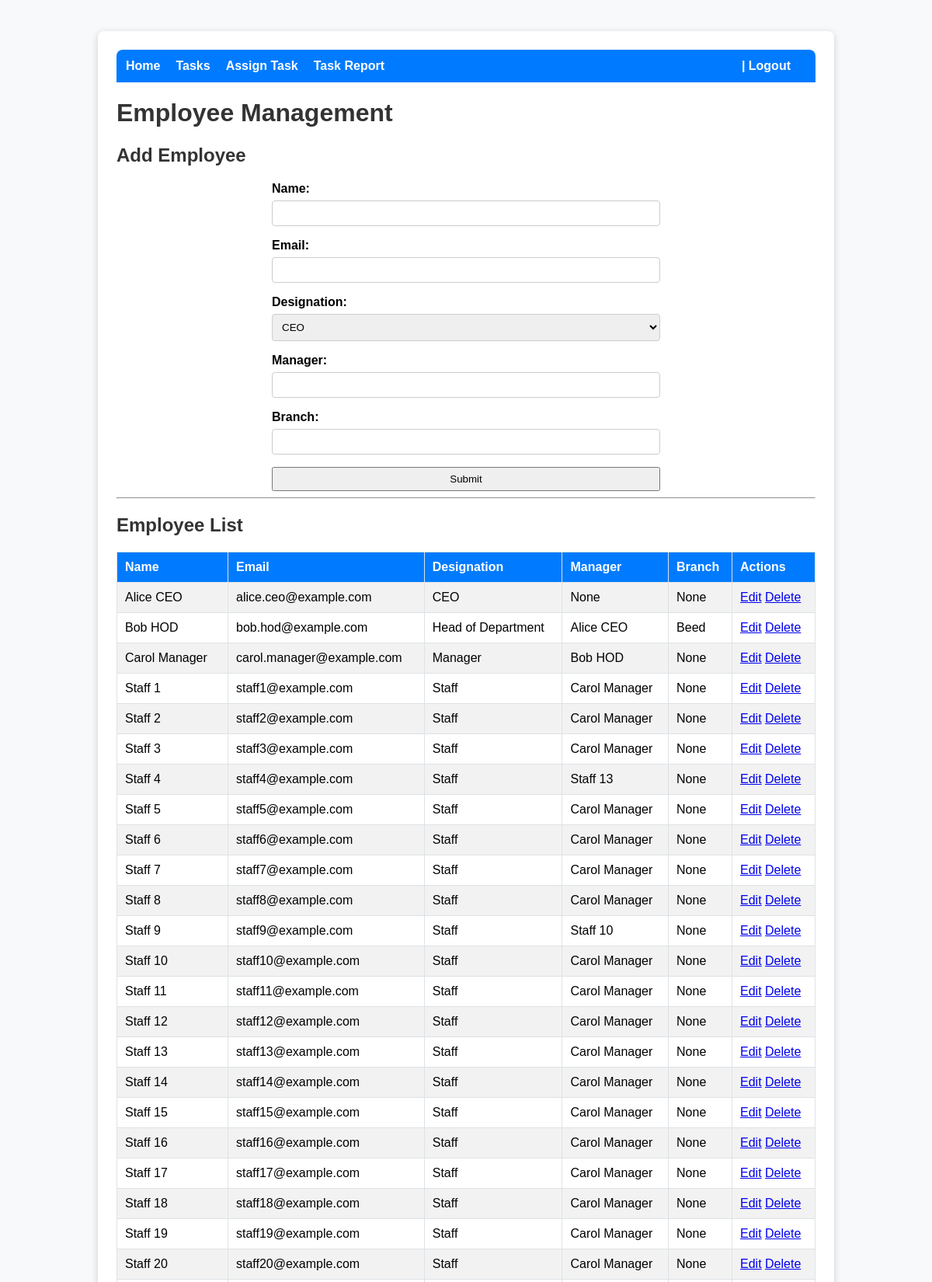
The page /employees (upper part) on the database its author committed.
### tables this page shows
CREATE TABLE employees (
    id INTEGER PRIMARY KEY AUTOINCREMENT,
    name TEXT NOT NULL,
    email TEXT NOT NULL UNIQUE,
    designation_id INTEGER NOT NULL,
    manager_id INTEGER, password TEXT NOT NULL DEFAULT '', branch_id INTEGER,
    FOREIGN KEY (designation_id) REFERENCES designations(id),
    FOREIGN KEY (manager_id) REFERENCES employees(id)
);

CREATE TABLE designations (
    id INTEGER PRIMARY KEY AUTOINCREMENT,
    title TEXT NOT NULL UNIQUE,
    parent_id INTEGER,
    FOREIGN KEY (parent_id) REFERENCES designations(id)
);

CREATE TABLE branches (
    id INTEGER PRIMARY KEY AUTOINCREMENT,
    name TEXT NOT NULL UNIQUE
);

### app/__init__.py (the view)
    @app.route('/employees', methods=['GET'])
    def employees():
        employees = database.get_employees()
        designations = database.get_designations()
        valid_managers = employees
        branches = database.get_branches()
        current_user = database.get_employee(session['user_id']) if 'user_id' in session else None
        return render_template('employees.html', employees=employees, designations=designations, valid_managers=valid_managers, branches=branches, current_user=current_user)

### app/db/database.py (called while the page is built)
def connect_db():
    return sqlite3.connect(DB_PATH)

def get_employees():
    conn = connect_db()
    cur = conn.cursor()
    cur.execute('''
        SELECT e.id, e.name, e.email, e.designation_id, d.title as designation, m.name as manager_name, b.name as branch_name
        FROM employees e
        LEFT JOIN designations d ON e.designation_id = d.id
        LEFT JOIN employees m ON e.manager_id = m.id
        LEFT JOIN branches b ON e.branch_id = b.id
    ''')
    employees = [dict(zip([column[0] for column in cur.description], row)) for row in cur.fetchall()]
    conn.close()
    return employees

def get_designations():
    conn = connect_db()
    cur = conn.cursor()
    cur.execute('SELECT id, title, parent_id FROM designations')
    designations = [dict(zip([column[0] for column in cur.description], row)) for row in cur.fetchall()]
    conn.close()
    return designations

def get_branches():
    conn = connect_db()
    cur = conn.cursor()
    cur.execute('SELECT id, name FROM branches')
    branches = [dict(zip([column[0] for column in cur.description], row)) for row in cur.fetchall()]
    conn.close()
    return branches

### app/templates/employees.html (shortened to what this page needs)
<!DOCTYPE html>
<html lang="en">
<head>
    <link rel="stylesheet" href="/static/style.css">
</head>
<body>
    <div class="container">
        <div class="menu">
            <a href="/">Home</a>
            <a href="/tasks">Tasks</a>
            <a href="/tasks/assign">Assign Task</a>
            <a href="/tasks/report">Task Report</a>
            <span style="float:right; color:#fff; font-weight:bold;">{{ current_user.name }} | <a href="/logout" style="color:#fff;">Logout</a></span>
        </div>
        <h1>Employee Management</h1>
        {% if edit_employee %}
        <h2>Edit Employee</h2>
        <form method="POST" action="/employees/update/{{ edit_employee['id'] }}" class="employee-form">
            <div class="form-group">
                <label for="name">Name:</label>
                <input type="text" name="name" id="name" value="{{ edit_employee['name'] }}" required>
            </div>
            <div class="form-group">
                <label for="email">Email:</label>
                <input type="email" name="email" id="email" value="{{ edit_employee['email'] }}" required>
            </div>
            <div class="form-group">
                <label for="designation_id">Designation:</label>
                <select name="designation_id" id="designation_id" required>
                    {% for d in designations %}
                    <option value="{{ d.id }}" {% if edit_employee['designation_id'] == d.id %}selected{% endif %}>{{ d.title }}</option>
                    {% endfor %}
                </select>
            </div>
            <div class="form-group">
                <label for="manager_id">Manager:</label>
                <input list="valid_managers" name="manager_id" id="manager_id" value="{{ edit_employee['manager_id'] if edit_employee else '' }}">
                <datalist id="valid_managers">
                    {% for manager in valid_managers %}
                    <option value="{{ manager.id }}">{{ manager.name }}</option>
                    <option value="{{ manager.name }}">{{ manager.name }}</option>
                    {% endfor %}
                </datalist>
            </div>
            <div class="form-group">
                <label for="branch_id">Branch:</label>
                <input list="branch_list" name="branch_id" id="branch_id" value="{{ edit_employee.branch_id if edit_employee else '' }}" required>
                <datalist id="branch_list">
                    {% for branch in branches %}
                    <option value="{{ branch.id }}">{{ branch.name }}</option>
                    {% endfor %}
                </datalist>
            </div>
            <button type="submit">Submit</button>
            <a href="/employees" style="margin-top:8px; display:inline-block; padding:8px 16px; background:#ccc; color:#333; border-radius:4px; text-decoration:none; text-align:center;">Cancel</a>
        </form>
        {% else %}
        <h2>Add Employee</h2>
        <form method="POST" action="/employees/create" class="employee-form">
            <div class="form-group">
                <label for="name">Name:</label>
                <input type="text" name="name" id="name" required>
            </div>
            <div class="form-group">
                <label for="email">Email:</label>
                <input type="email" name="email" id="email" required>
            </div>
            <div class="form-group">
                <label for="designation_id">Designation:</label>
                <select name="designation_id" id="designation_id" required>
                    {% for d in designations %}
                    <option value="{{ d.id }}">{{ d.title }}</option>
                    {% endfor %}
                </select>
            </div>
            <div class="form-group">
                <label for="manager_id">Manager:</label>
                <input list="valid_managers" name="manager_id" id="manager_id">
            </div>
            <div class="form-group">
                <label for="branch_id">Branch:</label>
                <input list="branch_list" name="branch_id" id="branch_id" required>
            </div>
            <button type="submit">Submit</button>
        </form>
        {% endif %}
        <hr>
        <h2>Employee List</h2>
        <table border="1">
            <tr>
                <th>Name</th>
                <th>Email</th>
                <th>Designation</th>
                <th>Manager</th>
                <th>Branch</th>
                <th>Actions</th>
            </tr>
            {% for employee in employees %}
            <tr>
                <td>{{ employee['name'] }}</td>
                <td>{{ employee['email'] }}</td>
                <td>{{ employee['designation'] }}</td>
                <td>{{ employee['manager_name'] }}</td>
                <td>{{ employee['branch_name'] }}</td>
                <td>
                    <a href="/employees/update/{{ employee['id'] }}">Edit</a>
                    <a href="/employees/delete/{{ employee['id'] }}" onclick="return confirm('Delete employee?');">Delete</a>
                </td>
            </tr>
            {% endfor %}
        </table>
    </div>
</body>
</html>

### app/static/style.css (style rules this page uses)
body { font-family: Arial, sans-serif; margin: 40px; }
h1, h2 { color: #333; }
table { width: 100%; border-collapse: collapse; margin-top: 20px; }
th, td { padding: 8px 12px; border: 1px solid #ccc; }
form { margin-bottom: 20px; }
button { padding: 6px 12px; }

### app/templates/employees.html (style rules this page uses)
body { font-family: Arial, sans-serif; background: #f8f9fa; margin: 0; }
.container { width: 100%; max-width: 900px; margin: 40px auto; background: #fff; padding: 24px; border-radius: 8px; box-shadow: 0 2px 8px #ccc; }
h1 { color: #333; }
table { width: 100%; border-collapse: collapse; margin-top: 20px; }
th, td { padding: 10px; border: 1px solid #dee2e6; text-align: left; }
th { background: #007bff; color: #fff; }
tr:nth-child(even) { background: #f2f2f2; }
.menu { background: #007bff; padding: 12px; border-radius: 8px 8px 0 0; display: flex; flex-wrap: wrap; align-items: center; }
.menu a { color: #fff; margin-right: 20px; text-decoration: none; font-weight: bold; }
.menu span { margin-left: auto; }
form.employee-form { display: flex; flex-direction: column; gap: 16px; max-width: 500px; margin: 0 auto; }
.form-group { display: flex; flex-direction: column; }
label { margin-bottom: 6px; font-weight: bold; }
input, select { padding: 8px; border-radius: 4px; border: 1px solid #ccc; width: 100%; box-sizing: border-box; }

### rows shown on the page
employees: name "Alice CEO", email "alice.ceo@example.com", designation "CEO", manager_name "None", branch_name "None"
employees: name "Bob HOD", email "bob.hod@example.com", designation "Head of Department", manager_name "Alice CEO", branch_name "Beed"
employees: name "Carol Manager", email "carol.manager@example.com", designation "Manager", manager_name "Bob HOD", branch_name "None"
employees: name "Staff 1", email "staff1@example.com", designation "Staff", manager_name "Carol Manager", branch_name "None"
employees: name "Staff 2", email "staff2@example.com", designation "Staff", manager_name "Carol Manager", branch_name "None"
employees: name "Staff 3", email "staff3@example.com", designation "Staff", manager_name "Carol Manager", branch_name "None"
employees: name "Staff 4", email "staff4@example.com", designation "Staff", manager_name "Staff 13", branch_name "None"
employees: name "Staff 5", email "staff5@example.com", designation "Staff", manager_name "Carol Manager", branch_name "None"
employees: name "Staff 6", email "staff6@example.com", designation "Staff", manager_name "Carol Manager", branch_name "None"
employees: name "Staff 7", email "staff7@example.com", designation "Staff", manager_name "Carol Manager", branch_name "None"
employees: name "Staff 8", email "staff8@example.com", designation "Staff", manager_name "Carol Manager", branch_name "None"
employees: name "Staff 9", email "staff9@example.com", designation "Staff", manager_name "Staff 10", branch_name "None"
employees: name "Staff 10", email "staff10@example.com", designation "Staff", manager_name "Carol Manager", branch_name "None"
employees: name "Staff 11", email "staff11@example.com", designation "Staff", manager_name "Carol Manager", branch_name "None"
employees: name "Staff 12", email "staff12@example.com", designation "Staff", manager_name "Carol Manager", branch_name "None"
employees: name "Staff 13", email "staff13@example.com", designation "Staff", manager_name "Carol Manager", branch_name "None"
employees: name "Staff 14", email "staff14@example.com", designation "Staff", manager_name "Carol Manager", branch_name "None"
employees: name "Staff 15", email "staff15@example.com", designation "Staff", manager_name "Carol Manager", branch_name "None"
employees: name "Staff 16", email "staff16@example.com", designation "Staff", manager_name "Carol Manager", branch_name "None"
employees: name "Staff 17", email "staff17@example.com", designation "Staff", manager_name "Carol Manager", branch_name "None"
employees: name "Staff 18", email "staff18@example.com", designation "Staff", manager_name "Carol Manager", branch_name "None"
employees: name "Staff 19", email "staff19@example.com", designation "Staff", manager_name "Carol Manager", branch_name "None"
employees: name "Staff 20", email "staff20@example.com", designation "Staff", manager_name "Carol Manager", branch_name "None"

### other values the page prints
form field designation_id "CEO"
